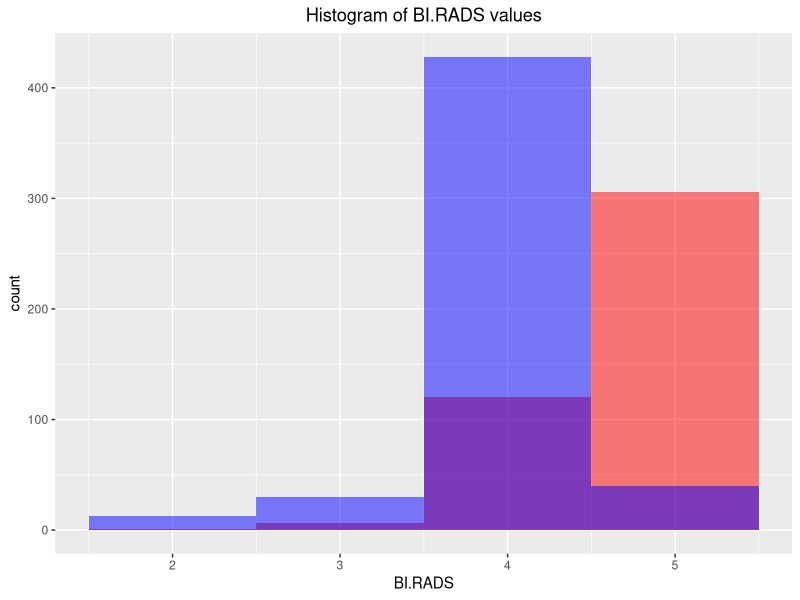
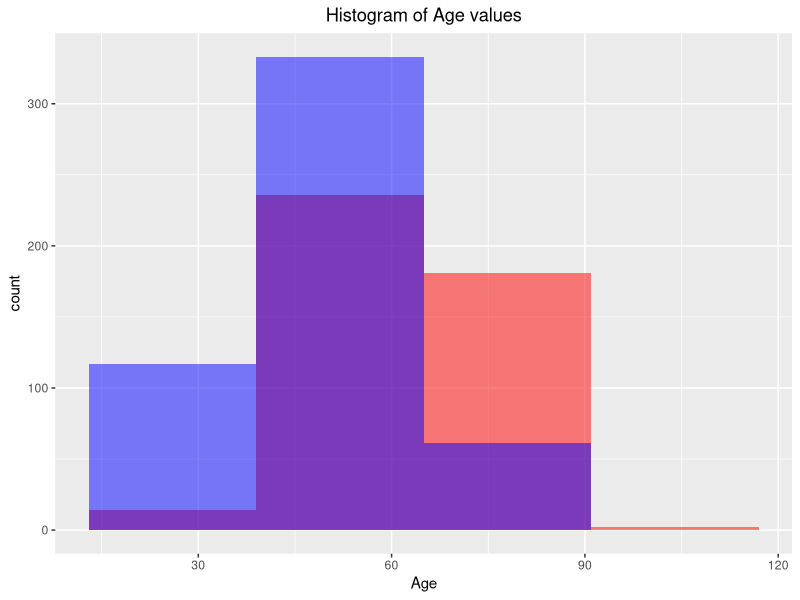
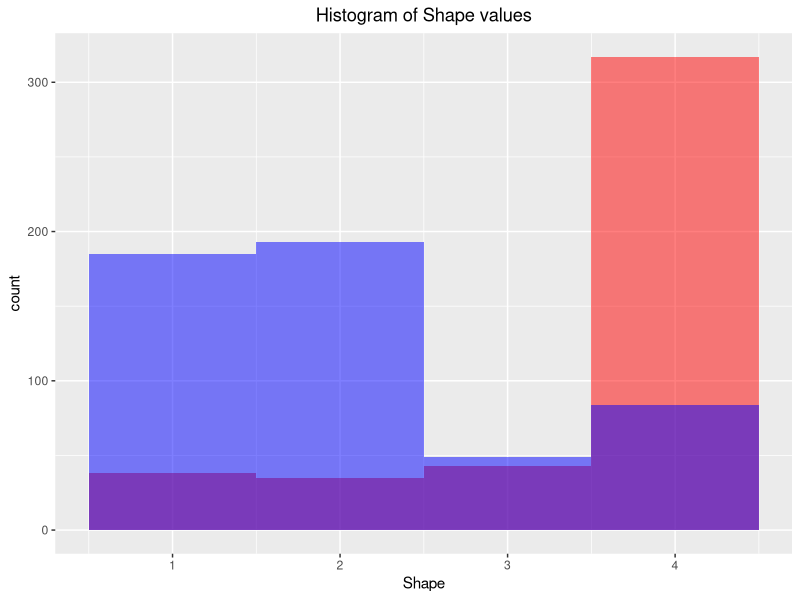
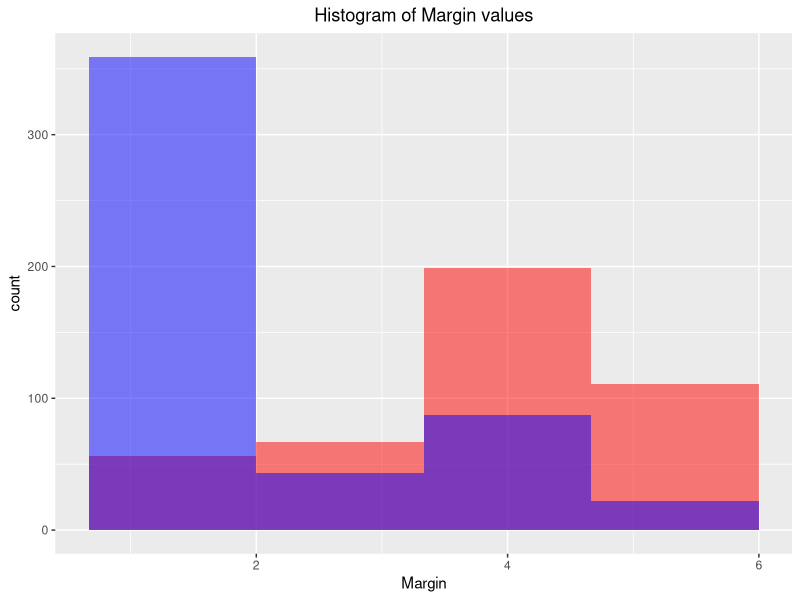
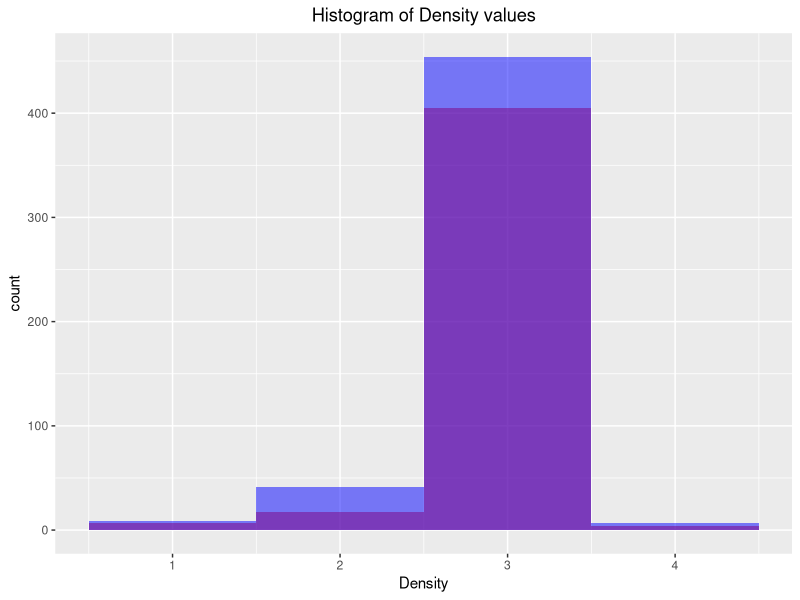
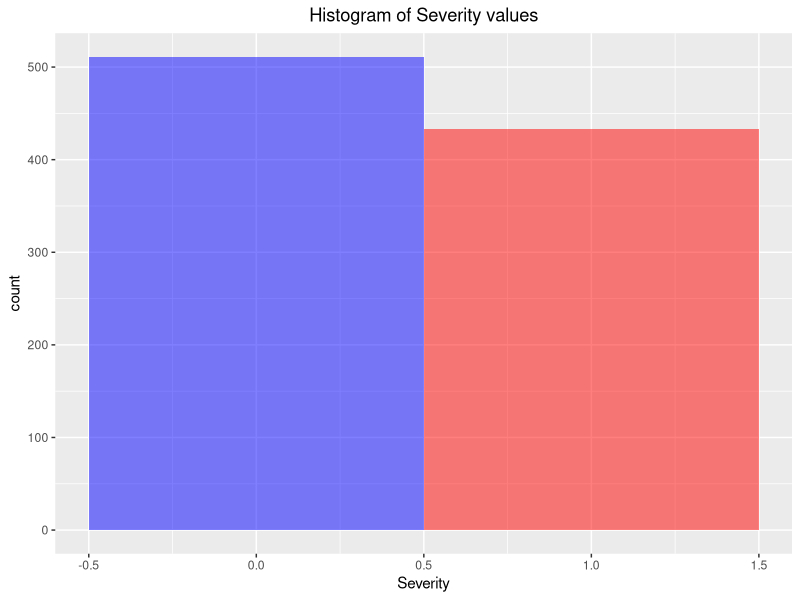
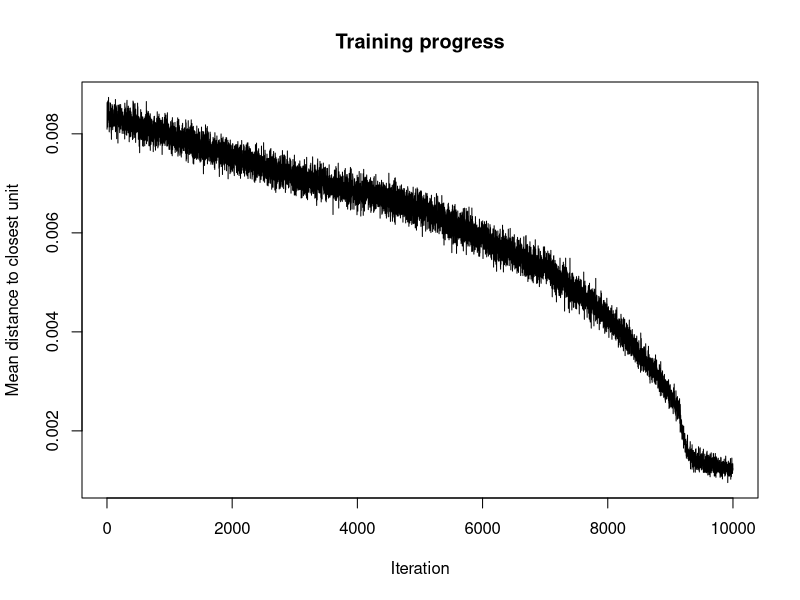
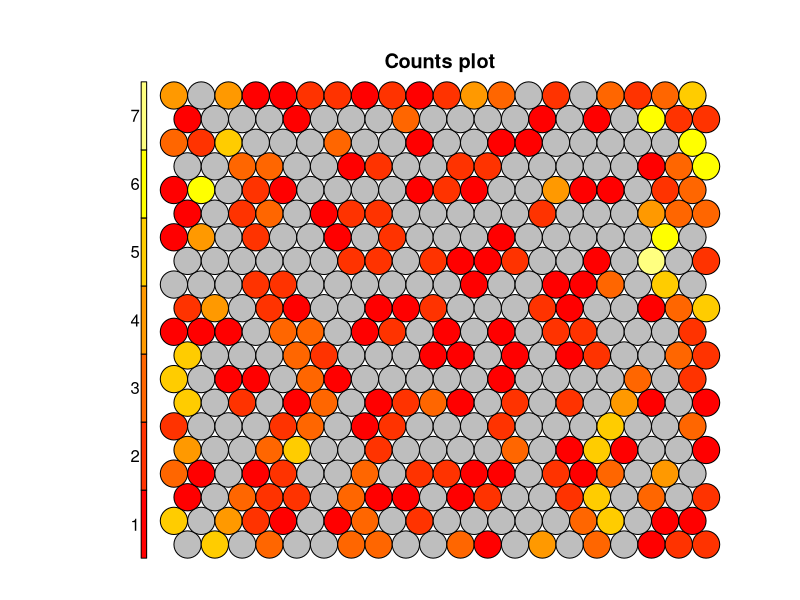

R code for these plots, in order: (Note: this script raises an error after producing the figures.)
## ---- chunk 1
cat("\014")
rm(list = ls())
library(dplyr)
library(ggplot2)
library(kohonen)
## ---- chunk 2

dataset <- read.csv("dataset.txt", 
                        header = TRUE, 
                        sep = ",",
                        stringsAsFactors = FALSE)

for (i in 1:5){
  dataset[,i] <- as.numeric(dataset[,i])
}

Malignant <- dataset[dataset$Severity == 1,]
Benign <- dataset[dataset$Severity == 0,]

for (i in 1:5){
  Malignant[is.na(Malignant[,i]),i] <- median(Malignant[,i], na.rm = T)
  Benign[is.na(Benign[,i]),i] <- median(Benign[,i], na.rm = T)
}

Benign <- Benign[!(Benign$BI.RADS < 1 | Benign$BI.RADS > 5  | Benign$Shape < 1  | Benign$Shape > 4
                  | Benign$Margin < 1  | Benign$Margin > 5  | Benign$Density < 1  | Benign$Density > 4),]
Malignant <- Malignant[!(Malignant$BI.RADS < 1 | Malignant$BI.RADS > 5  | Malignant$Shape < 1  | Malignant$Shape > 4
                  | Malignant$Margin < 1  | Malignant$Margin > 5  | Malignant$Density < 1  | Malignant$Density > 4),]

numberOfMalignant <- nrow(Malignant)
numberOfBenign <- nrow(Benign)

dataset <- rbind(Malignant,Benign)
traingingData <- rbind(Malignant[1:round(dim(Malignant)[1]/2),],Benign[1:round(dim(Benign)[1]/2),])
testingData <- rbind(Malignant[(round(dim(Malignant)[1]/2)+1):dim(Malignant)[1],],Benign[(round(dim(Benign)[1]/2)+1):dim(Benign)[1],])

## ---- chunk 3

ggplot(Malignant,aes(BI.RADS)) + geom_histogram(bins = 4, alpha = 0.5, fill = 'red') + 
  geom_histogram(data = Benign,mapping = aes(BI.RADS),bins = 4, alpha = 0.5, fill = 'blue') +
  ggtitle("Histogram of BI.RADS values") +
  theme(plot.title = element_text(hjust = 0.5)) +
  scale_fill_manual(name="BI.RADS values",values=c("blue","red"),labels=c("Malignant","Benign"))

ggplot(Malignant,aes(Age)) + geom_histogram(bins = 4, alpha = 0.5, fill = 'red') + 
  geom_histogram(data = Benign,mapping = aes(Age),bins = 4, alpha = 0.5, fill = 'blue') +
  ggtitle("Histogram of Age values") +
  theme(plot.title = element_text(hjust = 0.5)) +
  scale_fill_manual(name="Age values",values=c("blue","red"),labels=c("Malignant","Benign"))

ggplot(Malignant,aes(Shape)) + geom_histogram(bins = 4, alpha = 0.5, fill = 'red') + 
  geom_histogram(data = Benign,mapping = aes(Shape),bins = 4, alpha = 0.5, fill = 'blue') +
  ggtitle("Histogram of Shape values") +
  theme(plot.title = element_text(hjust = 0.5)) +
  scale_fill_manual(name="Shape values",values=c("blue","red"),labels=c("Malignant","Benign"))

ggplot(Malignant,aes(Margin)) + geom_histogram(bins = 4, alpha = 0.5, fill = 'red') + 
  geom_histogram(data = Benign,mapping = aes(Margin),bins = 4, alpha = 0.5, fill = 'blue') +
  ggtitle("Histogram of Margin values") +
  theme(plot.title = element_text(hjust = 0.5)) +
  scale_fill_manual(name="Margin values",values=c("blue","red"),labels=c("Malignant","Benign"))

ggplot(Malignant,aes(Density)) + geom_histogram(bins = 4, alpha = 0.5, fill = 'red') + 
  geom_histogram(data = Benign,mapping = aes(Density),bins = 4, alpha = 0.5, fill = 'blue') +
  ggtitle("Histogram of Density values") +
  theme(plot.title = element_text(hjust = 0.5)) +
  scale_fill_manual(name="Density values",values=c("blue","red"),labels=c("Malignant","Benign"))

ggplot(Malignant,aes(Severity)) + geom_histogram(bins = 2, alpha = 0.5, fill = 'red') + 
  geom_histogram(data = Benign,mapping = aes(Severity),bins = 2, alpha = 0.5, fill = 'blue') +
  ggtitle("Histogram of Severity values") +
  theme(plot.title = element_text(hjust = 0.5)) +
  scale_fill_manual(name="Severity values",values=c("blue","red"),labels=c("Malignant","Benign"))

## ---- chunk 4
for (i in 1:5){
  traingingData[,i] <- (traingingData[,i] - min(traingingData[,i]))/(max(traingingData[,i])-min(traingingData[,i]))
  testingData[,i] <- (testingData[,i] - min(testingData[,i]))/(max(testingData[,i])-min(testingData[,i]))
}
## ---- chunk 5

gridNumOfRow = 20
gridNumOfCol = 20
numberOfIterations = 10000
learningRate = c(0.05,0.001)
topology = c("rectangular", "hexagonal")
data_train_matrix <- as.matrix(traingingData[,1:5])
som_grid <- somgrid(xdim = gridNumOfRow, ydim=gridNumOfCol, topo=topology[2], neighbourhood.fct = "gaussian")
som_model <- som(data_train_matrix, 
		grid=som_grid, 
		rlen=numberOfIterations, 
		alpha=learningRate, 
		keep.data = TRUE)

## ---- chunk 6
## Training Progress:
plot(som_model, type="changes")

## Node Counts
plot(som_model, type="count")

## Node Maps
plot(som_model, type="mapping")

## Node quality
plot(som_model, type="quality")

## Neighbour Distance
plot(som_model, type="dist.neighbours")
plot(som_model, type="codes")

c <- som_model$codes 
## use hierarchical clustering to cluster the codebook vectors
som_cluster <- cutree(hclust(dist(som_model$codes[[1]])), 2)
# plot these results:
plot(som_model, type="mapping", bgcol = pretty_palette[som_cluster], main = "Clusters") 
add.cluster.boundaries(som_model, som_cluster)

## ---- chunk 7

pred <- predict(som_model, newdata = as.matrix(testingData[,1:5]), trainingdata = as.matrix(traingingData[,1:5])) 
table(Predicted = pred$predictions[[2]], Actual = as.matrix(testingData[,6]))

new_data_units <- map(som_model, newdata = data.matrix(testingData[,1:5]))

## get the classification for closest map units

new_data_classes <- som_cluster[new.data.units$unit.classif]
## ---- chunk 8
